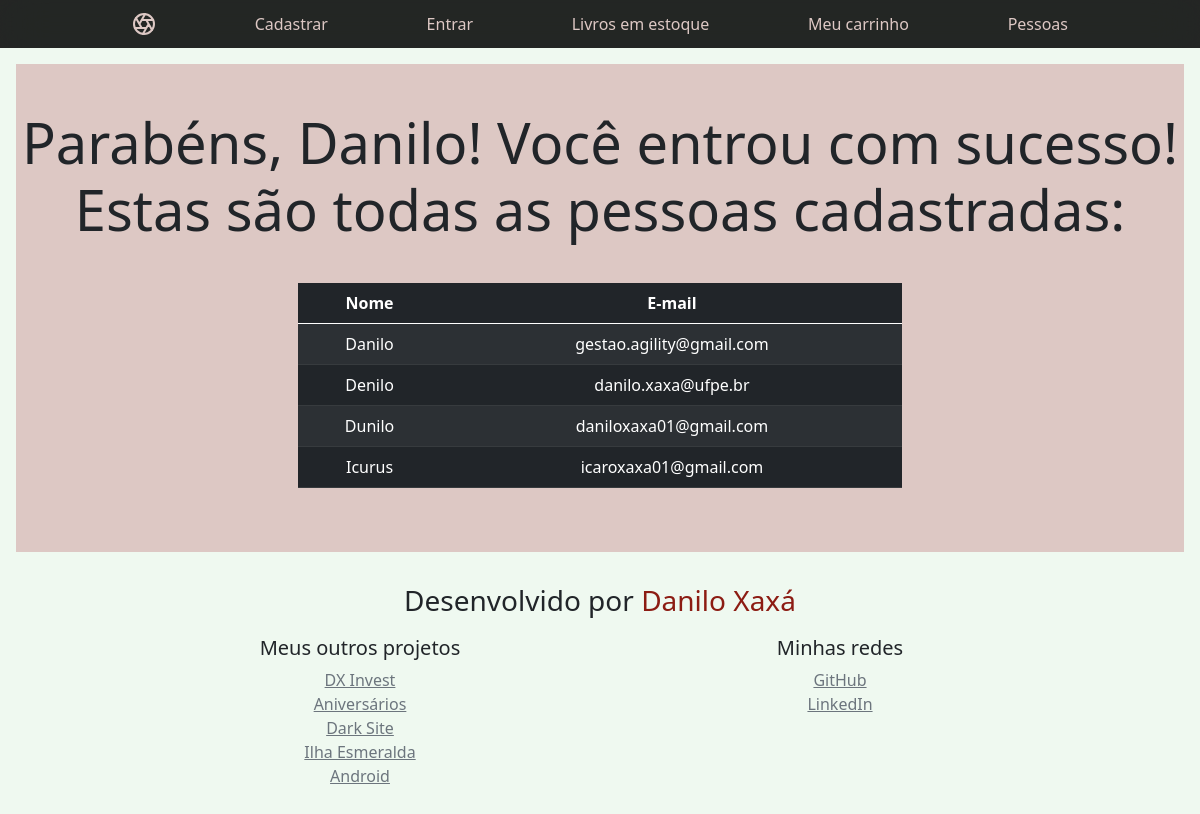
The page /pessoas (signed in) on the database its author committed.
### tables this page shows
CREATE TABLE registrados (id INTEGER, nome TEXT NOT NULL, email TEXT NOT NULL, senha TEXT NOT NULL, PRIMARY KEY (id));

### app.py (the view)
@app.route('/pessoas')
def pessoas():
    msg_sucesso = f'Parabéns, {session.get("nome")}! Você {session.get("fez")} com sucesso!'
    nomes_emails = db.execute("SELECT nome, email FROM registrados")
    return render_template('pessoas.html', nomes_emails=nomes_emails, msg_sucesso=msg_sucesso)

### templates/pessoas.html (shortened to what this page needs)
{% extends "layout.html" %}
{% block main %}
<div class="position-relative overflow-hidden p-3 p-md-5 m-md-3 text-center bg-light" style="background-color: #DDC8C4 !important; padding: 0 !important;">
    <h1 class="display-4 fw-normal" style="margin-top: .8em !important; margin-bottom: -1em !important;"> {{ msg_sucesso }} <br> Estas são todas as pessoas cadastradas: </h1>
    <div class="col-md-5 p-lg-5 mx-auto my-5" style="width: 60% !important;">
        <table class="table table-striped table-dark" style="margin-bottom: -2em !important;">
            <thead>
                <tr>
                    <th scope="col">Nome</th>
                    <th scope="col">E-mail</th>
                </tr>
            </thead>
            <tbody>
                {% for item in nomes_emails %}
                <tr>
                    <td scope="row">{{ item.nome }}</td>
                    <td scope="row">{{ item.email }}</td>
                </tr>
                {% endfor %}
            </tbody>
        </table>
    </div>
{% endblock %}

### static/styles.css (style rules this page uses)
:root { --blackHalf: rgba(0, 0, 0, 0.5); --mintCream: #EFF9F0; --champagnePink:#DDC8C4; --seaGreen: #09814A; --darkRed: #8C1C13; --pacificBlue: #2AB7CA; --charcoal: #353a47; }
body { background-color: var(--mintCream); }
body { min-height: 100vh; display: flex; flex-direction: column; }

### rows shown on the page
registrados: nome "Danilo", email "gestao.agility@gmail.com"
registrados: nome "Denilo", email "danilo.xaxa@ufpe.br"
registrados: nome "Dunilo", email "daniloxaxa01@gmail.com"
registrados: nome "Icurus", email "icaroxaxa01@gmail.com"

### other values the page prints
{{ msg_sucesso }} "Parabéns, Danilo! Você entrou com sucesso!"
